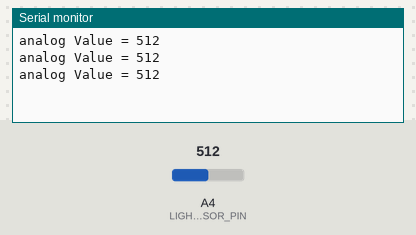
Recording of a sketch running on a simulated Arduino Uno, built with avr-gcc and run on an emulated ATmega328P. Parts: the last lines printed to the serial monitor. The test bench sets the inputs (shaded band); at power-on: A4 (LIGHT_SENSOR_PIN) = 512.

Above: at 1.3 s.
1.4 s: A4 (LIGHT_SENSOR_PIN) set to 716
At 1.9 s:
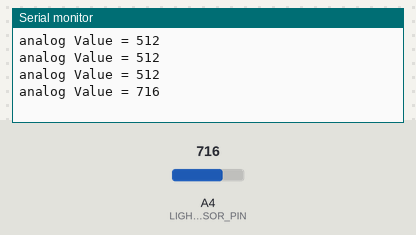
2.9 s: A4 (LIGHT_SENSOR_PIN) set to 900
At 3.4 s:
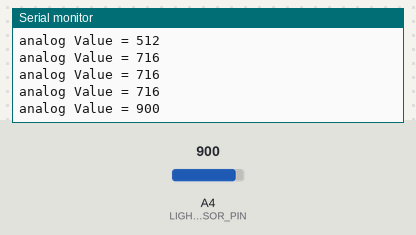
Timing chart, 0 to 5.9 s (numbered marks = the images above; inputs shaded):
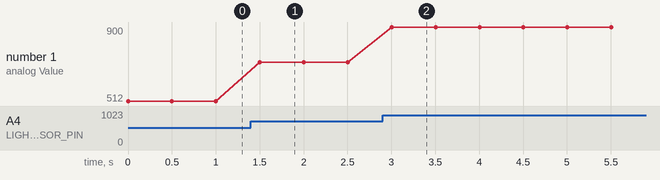

The sketch:

kegiatan2.ino
```cpp
#define LIGHT_SENSOR_PIN 4

void setup(){
  Serial.begin(9600);
}

void loop(){
  int analogValue = analogRead(LIGHT_SENSOR_PIN);
  Serial.print("analog Value = ");
  Serial.print(analogValue);
  Serial.println("");
  delay(500);
}
```

Measured:
- after the input at 1.4 s, the serial monitor: prints a new line after 0.10 s (image 1)
- after the input at 2.9 s, the serial monitor: prints a new line after 0.10 s (image 2)
- plotted number 1: 512 → 716 after the input at 1.4 s, 716 → 900 after the input at 2.9 s
